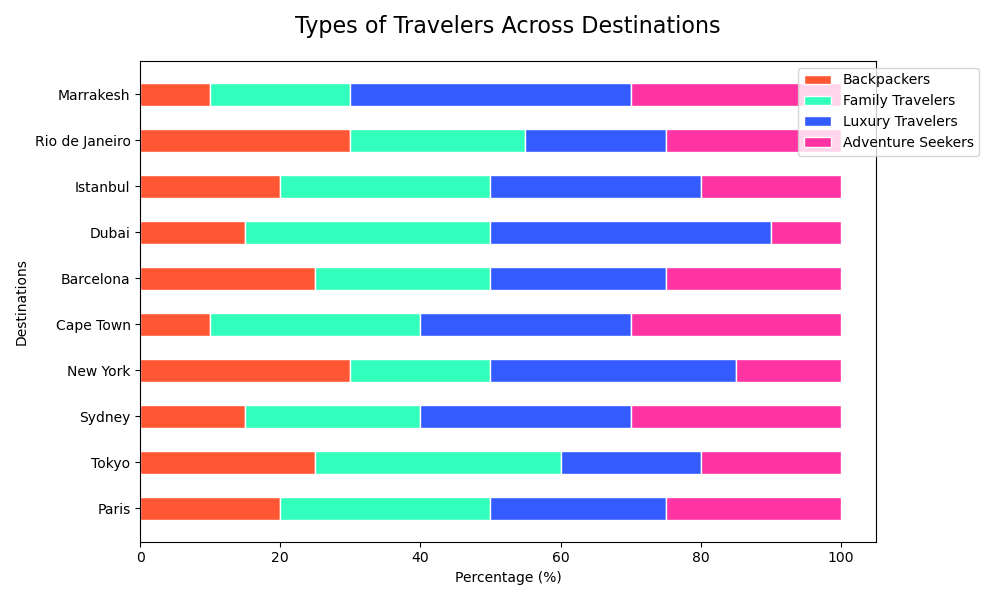

Python code for this plot:

import matplotlib.pyplot as plt
import numpy as np

# Data
labels = ['Paris', 'Tokyo', 'Sydney', 'New York', 'Cape Town', 'Barcelona', 'Dubai', 'Istanbul', 'Rio de Janeiro', 'Marrakesh']
backpackers = [20, 25, 15, 30, 10, 25, 15, 20, 30, 10]
family_travelers = [30, 35, 25, 20, 30, 25, 35, 30, 25, 20]
luxury_travelers = [25, 20, 30, 35, 30, 25, 40, 30, 20, 40]
adventure_seekers = [25, 20, 30, 15, 30, 25, 10, 20, 25, 30]

# Colors
colors = ['#FF5733', '#33FFBD', '#335BFF', '#FF33A1']

# Plotting
fig, ax = plt.subplots(figsize=(10, 6))

# Create the horizontal stacked bar chart
width = 0.5
ax.barh(labels, backpackers, color=colors[0], edgecolor='white', label='Backpackers', height=width)
ax.barh(labels, family_travelers, left=backpackers, color=colors[1], edgecolor='white', label='Family Travelers', height=width)
ax.barh(labels, luxury_travelers, left=np.add(backpackers, family_travelers), color=colors[2], edgecolor='white', label='Luxury Travelers', height=width)
ax.barh(labels, adventure_seekers, left=np.add(np.add(backpackers, family_travelers), luxury_travelers), color=colors[3], edgecolor='white', label='Adventure Seekers', height=width)

# Add title and labels
ax.set_title('Types of Travelers Across Destinations', loc='center', fontsize=16, pad=20)
ax.set_xlabel('Percentage (%)')
ax.set_ylabel('Destinations')

# Add legend
ax.legend(loc='upper right', bbox_to_anchor=(1.15, 1))

# Show plot
plt.tight_layout()
plt.show()
